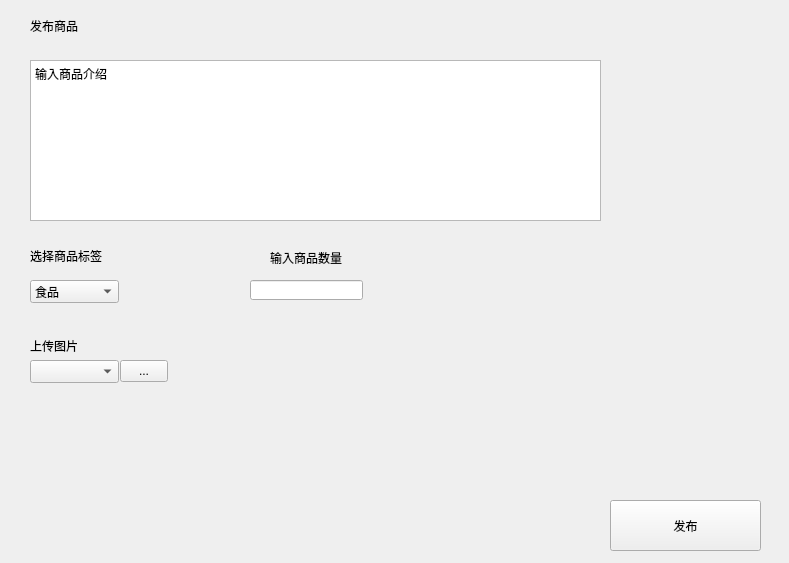
<?xml version="1.0" encoding="UTF-8"?>
<ui version="4.0">
 <class>Sell_Form</class>
 <widget class="QWidget" name="Sell_Form">
  <property name="geometry">
   <rect>
    <x>0</x>
    <y>0</y>
    <width>789</width>
    <height>563</height>
   </rect>
  </property>
  <property name="windowTitle">
   <string>Form</string>
  </property>
  <widget class="QComboBox" name="Upload_pic">
   <property name="geometry">
    <rect>
     <x>30</x>
     <y>360</y>
     <width>89</width>
     <height>23</height>
    </rect>
   </property>
  </widget>
  <widget class="QLabel" name="label_2">
   <property name="geometry">
    <rect>
     <x>30</x>
     <y>330</y>
     <width>111</width>
     <height>31</height>
    </rect>
   </property>
   <property name="text">
    <string>上传图片</string>
   </property>
  </widget>
  <widget class="QToolButton" name="Browse_btn">
   <property name="geometry">
    <rect>
     <x>120</x>
     <y>360</y>
     <width>48</width>
     <height>22</height>
    </rect>
   </property>
   <property name="text">
    <string>...</string>
   </property>
  </widget>
  <widget class="QTextEdit" name="Discrip_input">
   <property name="geometry">
    <rect>
     <x>30</x>
     <y>60</y>
     <width>571</width>
     <height>161</height>
    </rect>
   </property>
   <property name="html">
    <string>&lt;!DOCTYPE HTML PUBLIC &quot;-//W3C//DTD HTML 4.0//EN&quot; &quot;http://www.w3.org/TR/REC-html40/strict.dtd&quot;&gt;
&lt;html&gt;&lt;head&gt;&lt;meta name=&quot;qrichtext&quot; content=&quot;1&quot; /&gt;&lt;style type=&quot;text/css&quot;&gt;
p, li { white-space: pre-wrap; }
&lt;/style&gt;&lt;/head&gt;&lt;body style=&quot; font-family:'SimSun'; font-size:9pt; font-weight:400; font-style:normal;&quot;&gt;
&lt;p style=&quot; margin-top:0px; margin-bottom:0px; margin-left:0px; margin-right:0px; -qt-block-indent:0; text-indent:0px;&quot;&gt;输入商品介绍&lt;/p&gt;&lt;/body&gt;&lt;/html&gt;</string>
   </property>
  </widget>
  <widget class="QComboBox" name="Tag_select">
   <property name="geometry">
    <rect>
     <x>30</x>
     <y>280</y>
     <width>89</width>
     <height>23</height>
    </rect>
   </property>
   <item>
    <property name="text">
     <string>食品</string>
    </property>
   </item>
   <item>
    <property name="text">
     <string>饮品</string>
    </property>
   </item>
   <item>
    <property name="text">
     <string>服装</string>
    </property>
   </item>
  </widget>
  <widget class="QLabel" name="label_1">
   <property name="geometry">
    <rect>
     <x>30</x>
     <y>240</y>
     <width>111</width>
     <height>31</height>
    </rect>
   </property>
   <property name="text">
    <string>选择商品标签</string>
   </property>
  </widget>
  <widget class="QPushButton" name="Release_btn">
   <property name="geometry">
    <rect>
     <x>610</x>
     <y>500</y>
     <width>151</width>
     <height>51</height>
    </rect>
   </property>
   <property name="text">
    <string>发布</string>
   </property>
  </widget>
  <widget class="QLabel" name="Title">
   <property name="geometry">
    <rect>
     <x>30</x>
     <y>10</y>
     <width>71</width>
     <height>31</height>
    </rect>
   </property>
   <property name="text">
    <string>发布商品</string>
   </property>
  </widget>
  <widget class="QLineEdit" name="lineEdit">
   <property name="geometry">
    <rect>
     <x>250</x>
     <y>280</y>
     <width>113</width>
     <height>20</height>
    </rect>
   </property>
  </widget>
  <widget class="QLabel" name="label">
   <property name="geometry">
    <rect>
     <x>270</x>
     <y>250</y>
     <width>91</width>
     <height>16</height>
    </rect>
   </property>
   <property name="text">
    <string>输入商品数量</string>
   </property>
  </widget>
 </widget>
 <resources/>
 <connections/>
</ui>
